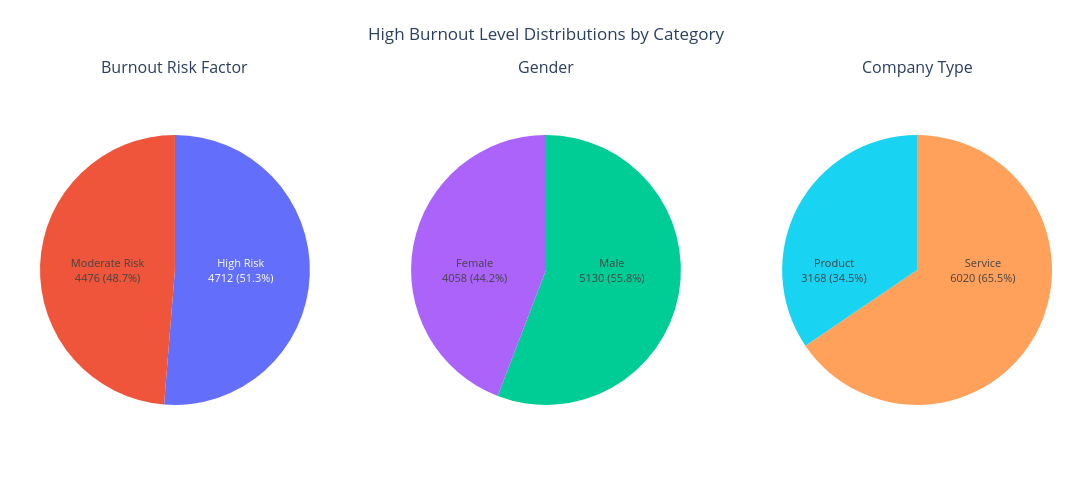

Source (notebook cell):
### Markdown cell above
**What are the demographic considerations for employees with high burnout levels?**

### Code cell
import plotly.express as px
from plotly.subplots import make_subplots
import plotly.graph_objects as go

burnout_risk_factors = AboveAverage["Burnout Risk Factor"].value_counts().reset_index()
burnout_risk_factors.columns = ["Burnout Risk Factor", "Count"]
gender_factors = AboveAverage["Gender"].value_counts().reset_index()
gender_factors.columns = ["Gender", "Count"]
company_type_factors = AboveAverage["Company Type"].value_counts().reset_index()
company_type_factors.columns = ["Company Type", "Count"]

fig = make_subplots(
    rows=1, cols=3,
    specs=[[{"type": "pie"}, {"type": "pie"}, {"type": "pie"}]],
    subplot_titles=[
        "Burnout Risk Factor", "Gender", "Company Type"
    ],
    horizontal_spacing=0.1
)

datasets = [
    (burnout_risk_factors, "Burnout Risk Factor"),
    (gender_factors, "Gender"),
    (company_type_factors, "Company Type"),
]
positions = [(1, 1), (1, 2), (1, 3)]

for (df, col), (row, col_pos) in zip(datasets, positions):
    fig.add_trace(
        go.Pie(
            labels=df[col],
            values=df["Count"],
            texttemplate="%{label}<br>%{value} (%{percent})",
            textposition="inside",
            textfont=dict(size=11),
            name=col,
            showlegend=False,
            insidetextorientation="radial"
        ),
        row=row, col=col_pos
    )

fig.update_layout(
    title_text="High Burnout Level Distributions by Category",
    title_x=0.5,
    height=500,
    width=1100,
    margin=dict(t=80, b=40, l=40, r=40),
)

fig.show()

### Figure 1 — Plotly figure (JSON) as saved in the notebook; plotly's stock layout.template omitted (floating-point values rounded to 4 significant figures)
{"data": [{"domain": {"x": [0, 0.2667], "y": [0, 1]}, "insidetextorientation": "radial", "labels": ["High Risk", "Moderate Risk"], "name": "Burnout Risk Factor", "showlegend": false, "textfont": {"size": 11}, "textposition": "inside", "texttemplate": "%{label}<br>%{value} (%{percent})", "type": "pie", "values": [4712, 4476]}, {"domain": {"x": [0.3667, 0.6333], "y": [0, 1]}, "insidetextorientation": "radial", "labels": ["Male", "Female"], "name": "Gender", "showlegend": false, "textfont": {"size": 11}, "textposition": "inside", "texttemplate": "%{label}<br>%{value} (%{percent})", "type": "pie", "values": [5130, 4058]}, {"domain": {"x": [0.7333, 1], "y": [0, 1]}, "insidetextorientation": "radial", "labels": ["Service", "Product"], "name": "Company Type", "showlegend": false, "textfont": {"size": 11}, "textposition": "inside", "texttemplate": "%{label}<br>%{value} (%{percent})", "type": "pie", "values": [6020, 3168]}], "layout": {"annotations": [{"font": {"size": 16}, "showarrow": false, "text": "Burnout Risk Factor", "x": 0.1333, "xanchor": "center", "xref": "paper", "y": 1, "yanchor": "bottom", "yref": "paper"}, {"font": {"size": 16}, "showarrow": false, "text": "Gender", "x": 0.5, "xanchor": "center", "xref": "paper", "y": 1, "yanchor": "bottom", "yref": "paper"}, {"font": {"size": 16}, "showarrow": false, "text": "Company Type", "x": 0.8667, "xanchor": "center", "xref": "paper", "y": 1, "yanchor": "bottom", "yref": "paper"}], "height": 500, "margin": {"b": 40, "l": 40, "r": 40, "t": 80}, "title": {"text": "High Burnout Level Distributions by Category", "x": 0.5}, "width": 1100}}
